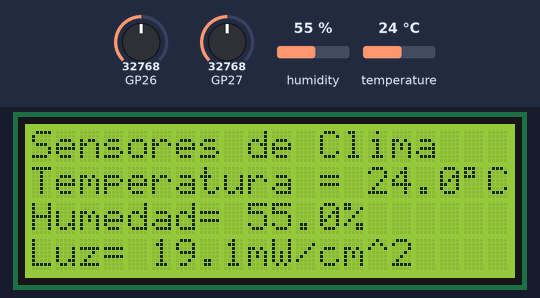
The program below on a simulated Raspberry Pi Pico running MicroPython. Parts: 20×4 character LCD. Inputs (shaded band) come from the test bench; at power-on: humidity 55 %, GP26 = 32768, GP27 = 32768, temperature 24 °C (analog values on the 0–65535 scale). What the program prints to the serial console is not drawn.

Above: at 4.2 s.
4.3 s: humidity set to 22 %
At 5.8 s:
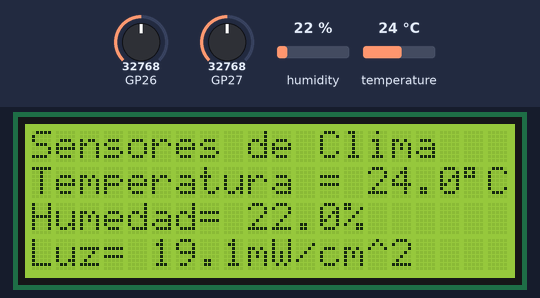
6.3 s: GP26 set to 45874
At 8.1 s:
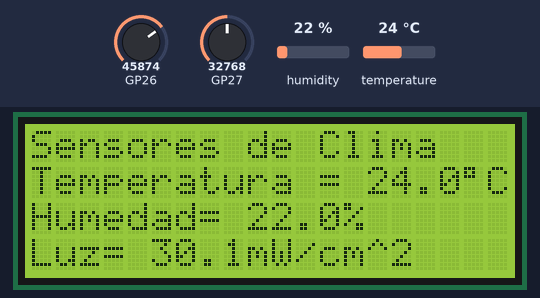
8.7 s: GP27 set to 19660
At 10.5 s:
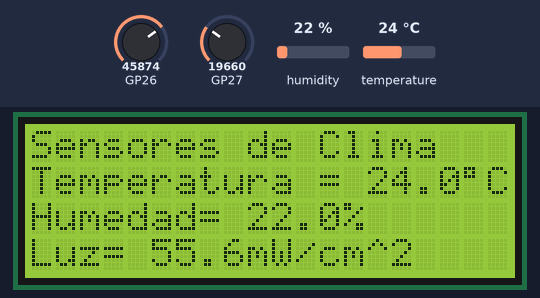
11.0 s: temperature set to 12 °C
At 12.8 s:
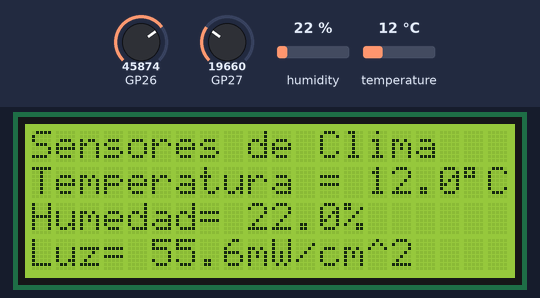
13.3 s: GP26 set to 63568
At 15.1 s:
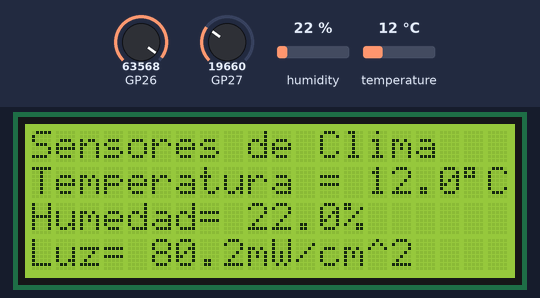
15.6 s: GP27 set to 1966
At 17.5 s:
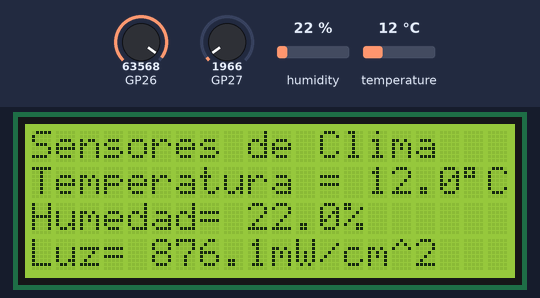
Timing chart, 0 to 18.9 s (numbered marks = the images above; inputs shaded):
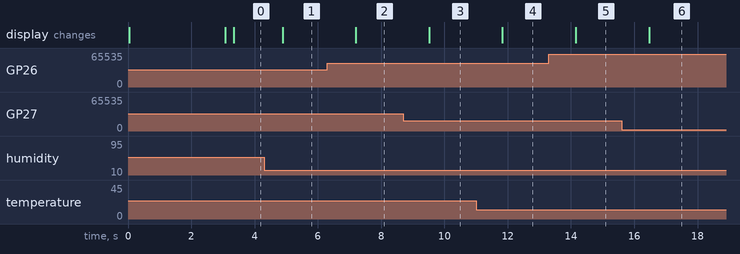

Measured:
- after the input at 4.3 s, the display: changes after 0.59 s (image 1)
- after the input at 6.3 s, the display: changes after 0.90 s (image 2)
- after the input at 8.7 s, the display: changes after 0.82 s (image 3)
- after the input at 11.0 s, the display: changes after 0.84 s (image 4)
- after the input at 13.3 s, the display: changes after 0.85 s (image 5)
- after the input at 15.6 s, the display: changes after 0.87 s (image 6)

The program:

programa.py
```python
from time import sleep_ms, ticks_ms
from machine import I2C, Pin, ADC
from esp8266_i2c_lcd import I2cLcd
from DHT22 import DHT22

# The PCF8574 has a jumper selectable address: 0x20 - 0x27
DEFAULT_I2C_ADDR = 0x27
sensor = DHT22(Pin(15,Pin.IN,Pin.PULL_UP))


def avergaeAnalogRead(pinToRead):
    numberOfReadings = 8
    runningValue = 0

    for i in range(numberOfReadings):
        runningValue = runningValue + ADC(pinToRead).read_u16()
    runningValue = runningValue / numberOfReadings

    return runningValue

def mapFloat(x,in_min,in_max,out_min,out_max):
    return (x-in_min) * (out_max-out_min) / (in_max-in_min) + out_min

def test_main():
    """Test function for verifying basic functionality."""
    print("Preparando lcd")
    i2c = I2C(0,scl=Pin(1), sda=Pin(0), freq=400000)
    lcd = I2cLcd(i2c, DEFAULT_I2C_ADDR, 4, 20)
    sleep_ms(3000)
    lcd.clear()
    lcd.move_to(0, 0)
    lcd.putstr("Sensores de Clima")

    while True:
        uvLevel = avergaeAnalogRead(0)
        refLevel = avergaeAnalogRead(1)
        outVoltage = 3.3 / refLevel * uvLevel
        uvIntensity = mapFloat(outVoltage,0.99,2.8,0.0,15.0)

        temp,hum = sensor.read()

        lcd.move_to(0, 1)
        lcd.putstr('Temperatura = {:3.1f} C'.format(temp))
        lcd.move_to(18, 1)
        lcd.putchar(chr(223))
        lcd.move_to(0, 2)
        lcd.putstr("Humedad= {:3.1f}%".format(hum))
        lcd.move_to(0, 3)
        lcd.putstr("Luz= {:3.1f}mW/cm^2".format(uvIntensity))
        sleep_ms(500)
#if __name__ == "__main__":
test_main()
```
